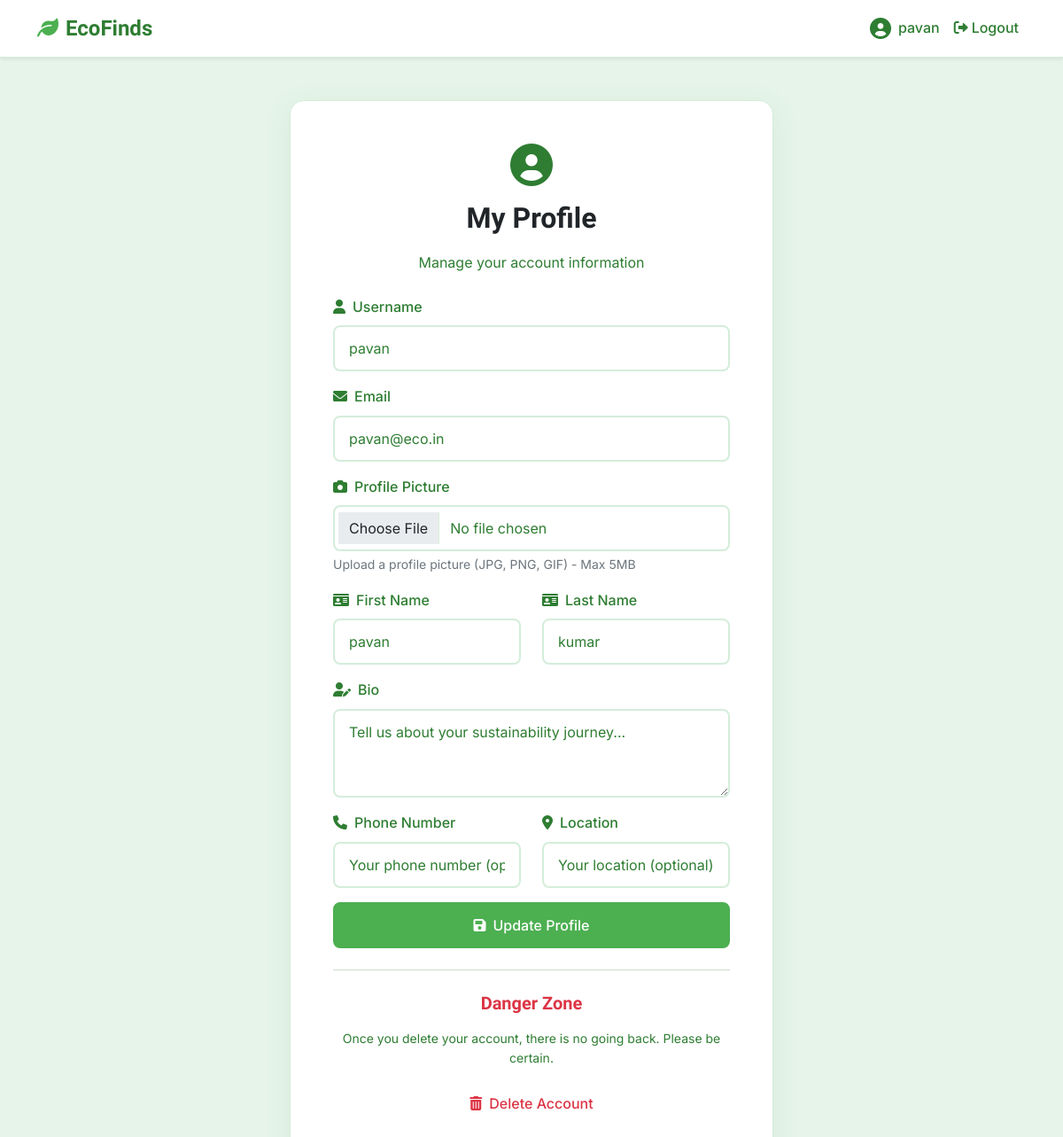
The app's page /accounts/profile/ (signed in) with its own data.
### accounts/models.py (models this page shows, shortened)
class User(AbstractUser):
    email = models.EmailField(unique=True)
    username = models.CharField(max_length=50, unique=True)
    first_name = models.CharField(max_length=30, blank=True)
    last_name = models.CharField(max_length=30, blank=True)
    bio = models.TextField(max_length=500, blank=True, help_text="Tell us about your sustainability journey")
    avatar = models.ImageField(upload_to='avatars/', blank=True, null=True)
    phone_number = models.CharField(max_length=15, blank=True)
    location = models.CharField(max_length=100, blank=True)
    eco_points = models.PositiveIntegerField(default=0, help_text="Points earned through sustainable actions")
    eco_level = models.CharField(
        max_length=20,
        choices=[
            ('apprentice', 'Eco Apprentice'),
            ('ninja', 'Eco Ninja'),
            ('legend', 'Eco Legend'),
        ],
        default='apprentice'
    )
    co2_saved = models.DecimalField(
        max_digits=10,
        decimal_places=2,
        default=0.00,
        help_text="Total CO2 saved in kg"
    )
    is_verified = models.BooleanField(default=False)
    trust_score = models.PositiveIntegerField(
        default=50,
        help_text="Trust score based on user behavior (0-100)"
    )
    language = models.CharField(max_length=10, default='en', help_text="Preferred language code")
    notifications_enabled = models.BooleanField(default=True)
    USERNAME_FIELD = 'email'  # Email will be used to log in
    REQUIRED_FIELDS = ['username']  # Username is still required

### accounts/views.py (the view)
# urls.py: path('profile/', views.profile_view, name='profile'),
@login_required
def profile_view(request):
    if request.method == 'POST':
        form = UserProfileForm(request.POST, instance=request.user)
        if form.is_valid():
            form.save()
            messages.success(request, 'Your profile has been updated successfully!')
            return redirect('accounts:profile')
    else:
        form = UserProfileForm(instance=request.user)
    return render(request, 'accounts/profile.html', {'form': form})

### accounts/forms.py
class UserProfileForm(forms.ModelForm):
    class Meta:
        model = User
        fields = ('username', 'email', 'first_name', 'last_name', 'avatar', 'bio', 'phone_number', 'location')
        widgets = {
            'username': forms.TextInput(attrs={'class': 'form-control'}),
            'email': forms.EmailInput(attrs={'class': 'form-control'}),
            'first_name': forms.TextInput(attrs={'class': 'form-control'}),
            'last_name': forms.TextInput(attrs={'class': 'form-control'}),
            'avatar': forms.FileInput(attrs={'class': 'form-control', 'accept': 'image/*'}),
            'bio': forms.Textarea(attrs={'class': 'form-control', 'rows': 3, 'placeholder': 'Tell us about your sustainability journey...'}),
            'phone_number': forms.TextInput(attrs={'class': 'form-control', 'placeholder': 'Your phone number (optional)'}),
            'location': forms.TextInput(attrs={'class': 'form-control', 'placeholder': 'Your location (optional)'}),
        }

### accounts/templates/accounts/profile.html (shortened to what this page needs)
{% extends 'accounts/base.html' %}
{% block content %}
<div class="container mt-5">
    <div class="row justify-content-center">
        <div class="col-md-8 col-lg-6">
            <div class="auth-card p-5">
                <div class="text-center mb-4">
                    {% if user.avatar %}
                        <img src="{{ user.avatar.url }}" alt="{{ user.username }}" class="avatar avatar-xl mb-3">
                    {% else %}
                        <i class="fas fa-user-circle fa-3x text-primary mb-3"></i>
                    {% endif %}
                    <h2 class="fw-bold text-dark">My Profile</h2>
                    <p class="text-muted">Manage your account information</p>
                </div>
                <form method="post" enctype="multipart/form-data">
                    <div class="mb-3">
                        <label for="{{ form.username.id_for_label }}" class="form-label">
                            <i class="fas fa-user me-2"></i>Username
                        </label>
                        {{ form.username }}
                    </div>
                    <div class="mb-3">
                        <label for="{{ form.email.id_for_label }}" class="form-label">
                            <i class="fas fa-envelope me-2"></i>Email
                        </label>
                        {{ form.email }}
                    </div>
                    <div class="mb-3">
                        <label for="{{ form.avatar.id_for_label }}" class="form-label">
                            <i class="fas fa-camera me-2"></i>Profile Picture
                        </label>
                        {{ form.avatar }}
                        <div class="form-text">Upload a profile picture (JPG, PNG, GIF) - Max 5MB</div>
                    </div>
                    <div class="row">
                        <div class="col-md-6 mb-3">
                            <label for="{{ form.first_name.id_for_label }}" class="form-label">
                                <i class="fas fa-id-card me-2"></i>First Name
                            </label>
                            {{ form.first_name }}
                        </div>
                        <div class="col-md-6 mb-3">
                            <label for="{{ form.last_name.id_for_label }}" class="form-label">
                                <i class="fas fa-id-card me-2"></i>Last Name
                            </label>
                            {{ form.last_name }}
                        </div>
                    </div>
                    <div class="mb-3">
                        <label for="{{ form.bio.id_for_label }}" class="form-label">
                            <i class="fas fa-user-edit me-2"></i>Bio
                        </label>
                        {{ form.bio }}
                    </div>
                    <div class="row">
                        <div class="col-md-6 mb-3">
                            <label for="{{ form.phone_number.id_for_label }}" class="form-label">
                                <i class="fas fa-phone me-2"></i>Phone Number
                            </label>
                            {{ form.phone_number }}
                        </div>
                        <div class="col-md-6 mb-3">
                            <label for="{{ form.location.id_for_label }}" class="form-label">
                                <i class="fas fa-map-marker-alt me-2"></i>Location
                            </label>
                            {{ form.location }}
                        </div>
                    </div>
                    <div class="d-grid gap-2">
                        <button type="submit" class="btn btn-primary">
                            <i class="fas fa-save me-2"></i>Update Profile
                        </button>
                    </div>
                </form>
                <hr class="my-4">
                <div class="text-center">
                    <h5 class="text-danger mb-3">Danger Zone</h5>
                    <p class="text-muted small mb-3">
                        Once you delete your account, there is no going back. Please be certain.
                    </p>
                    <a href="{% url 'accounts:delete_account' %}" class="btn btn-outline-danger">
                        <i class="fas fa-trash-alt me-2"></i>Delete Account
                    </a>
                </div>
            </div>
        </div>
    </div>
</div>
{% endblock %}

### accounts/templates/accounts/base.html (shortened to what this page needs)
<!DOCTYPE html>
<html lang="en">
<head>
    <link href="https://cdn.jsdelivr.net/npm/bootstrap@5.1.3/dist/css/bootstrap.min.css" rel="stylesheet">
    <link href="https://cdnjs.cloudflare.com/ajax/libs/font-awesome/6.0.0/css/all.min.css" rel="stylesheet">
    {% load static %}
    <link href="{% static 'css/base.css' %}" rel="stylesheet">
</head>
<body>
    <nav class="navbar navbar-expand-lg navbar-light bg-white shadow-sm">
        <div class="container">
            <a class="navbar-brand" href="{% url 'products:product_list' %}">
                <i class="fas fa-leaf text-success me-2"></i>EcoFinds
            </a>
            <div class="navbar-nav ms-auto">
                {% if user.is_authenticated %}
                    <a class="nav-link d-flex align-items-center" href="{% url 'accounts:profile' %}">
                        {% if user.avatar %}
                            <img src="{{ user.avatar.url }}" alt="{{ user.username }}" class="avatar avatar-medium me-2">
                        {% else %}
                            <i class="fas fa-user-circle me-2" style="font-size: 24px;"></i>
                        {% endif %}
                        {{ user.username }}
                    </a>
                    <a class="nav-link" href="{% url 'accounts:logout' %}">
                        <i class="fas fa-sign-out-alt me-1"></i>Logout
                    </a>
                {% endif %}
            </div>
        </div>
    </nav>
    {% block content %}
    {% endblock %}
</body>
</html>

### static/css/base.css (style rules this page uses)
:root { --primary-green: #4CAF50; --primary-green-hover: #45a049; --primary-green-dark: #2e7d32; --light-green-bg: #e6f4ea; --light-green-bg-alt: #f0f8f2; --text-dark: #2e7d32; --text-light: #2e7d32; --text-muted: #2e7d32; --white: #ffffff; --border-light: #d4edda; --border-medium: #c3e6cb; --shadow-light: rgba(76, 175, 80, 0.1); --shadow-medium: rgba(76, 175, 80, 0.2); --shadow-dark: rgba(0, 0, 0, 0.1); }
* { box-sizing: border-box; }
body { background-color: var(--light-green-bg); color: var(--text-dark); font-family: 'Inter', -apple-system, BlinkMacSystemFont, 'Segoe UI', Roboto, sans-serif; line-height: 1.6; margin: 0; padding: 0; min-height: 100vh; }
h1, h2, h3, h4, h5, h6 { font-family: 'Bell MT', serif; font-weight: 700; color: var(--text-dark); margin-bottom: 1rem; line-height: 1.3; }
h2 { font-size: 2rem; }
h5 { font-size: 1.25rem; }
p { color: var(--text-dark); margin-bottom: 1rem; }
.text-muted { color: var(--text-muted) !important; }
a { color: var(--primary-green-dark); text-decoration: none; transition: all 0.3s ease; }
.btn { border-radius: 8px; font-weight: 500; padding: 0.75rem 1.5rem; transition: all 0.3s ease; border: none; cursor: pointer; text-decoration: none; display: inline-block; text-align: center; }
.btn-primary { background-color: var(--primary-green); color: var(--white); border: 2px solid var(--primary-green); }
.form-control { background-color: var(--white); border: 2px solid var(--border-light); border-radius: 8px; color: var(--text-dark); padding: 0.75rem 1rem; font-size: 1rem; transition: all 0.3s ease; }
.form-control::placeholder { color: var(--text-muted); }
.form-label { color: var(--text-dark); font-weight: 500; margin-bottom: 0.5rem; }
.auth-card { background-color: var(--white); border: 1px solid var(--border-light); border-radius: 16px; box-shadow: 0 8px 32px var(--shadow-light); backdrop-filter: blur(10px); }
.navbar { background-color: var(--white) !important; border-bottom: 1px solid var(--border-light); box-shadow: 0 2px 8px var(--shadow-light); }
.navbar-brand { font-family: 'Bell MT', serif; font-weight: 700; color: var(--primary-green-dark) !important; font-size: 1.5rem; }
.nav-link { color: var(--text-dark) !important; font-weight: 500; transition: all 0.3s ease; }
.text-success { color: var(--primary-green) !important; }
.text-primary { color: var(--primary-green-dark) !important; }

### records on screen
User: username "pavan", email "pavan@eco.in", first_name "pavan", last_name "kumar"
